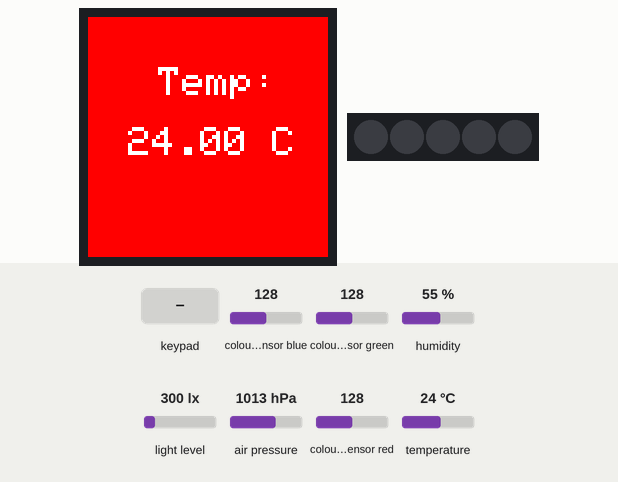
Bench run of a sketch on a simulated Arduino MKR. Parts: 240×240 colour display, 5 RGB LEDs in strip order, left to right. Inputs (shaded band) come from the test bench; at power-on: humidity 55 %, colour sensor blue 128, colour sensor green 128, light level 300 lx, air pressure 1013 hPa, colour sensor red 128, temperature 24 °C. WiFi joins after 1.5 s; servers stay silent unless stated.

Above: at 6.4 s.
6.5 s: keypad keys 1 2 3 4 pressed 0.4 s apart
At 9.0 s:
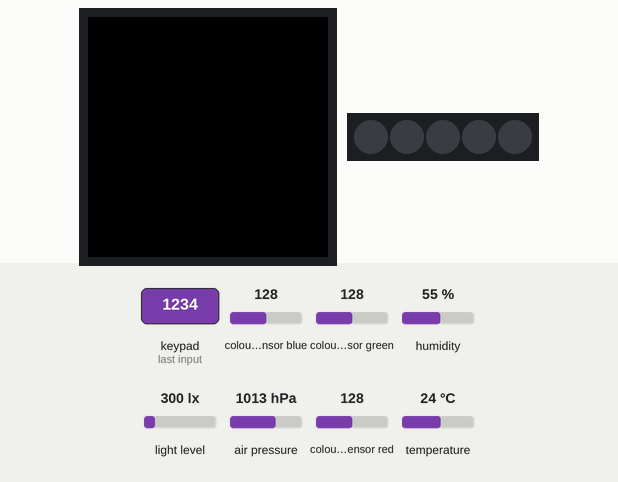
9.6 s: key '3' pressed
At 11.0 s:
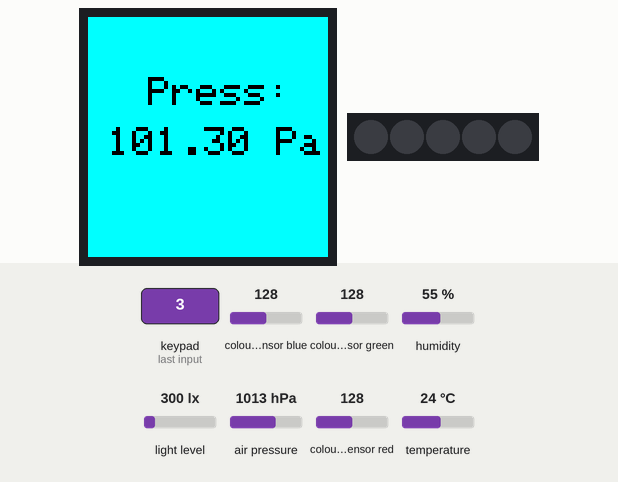
12.6 s: key '1' pressed
At 13.3 s:
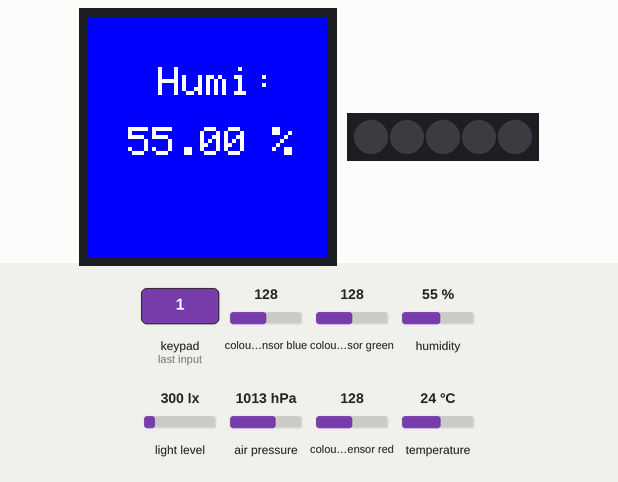
15.6 s: humidity set to 22 %
At 16.3 s:
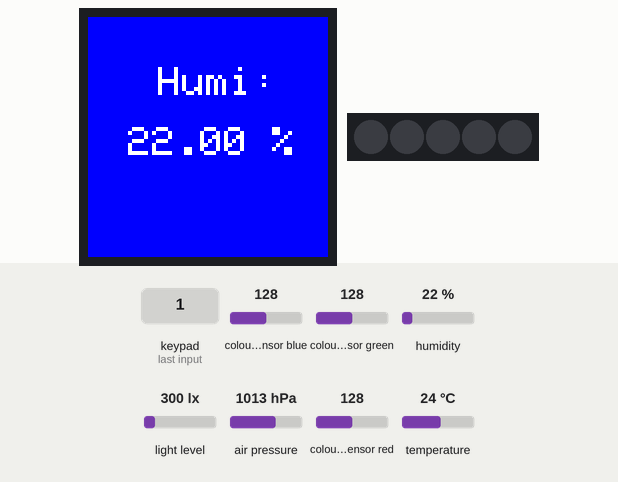
17.2 s: keypad keys 1 2 3 4 pressed 0.4 s apart
At 17.81 s:
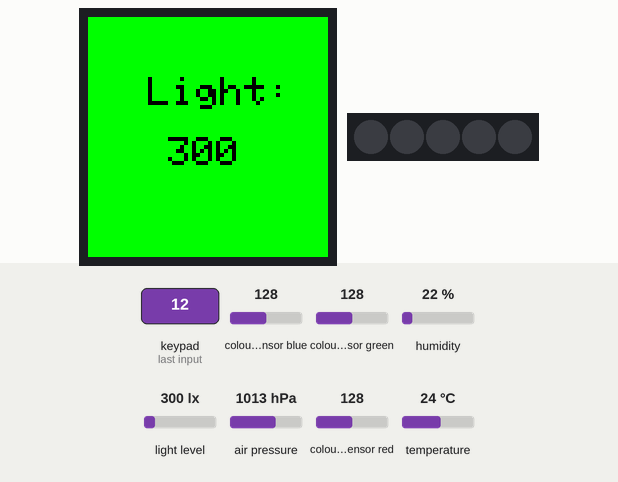
20.3 s: key '0' pressed
At 21.6 s:
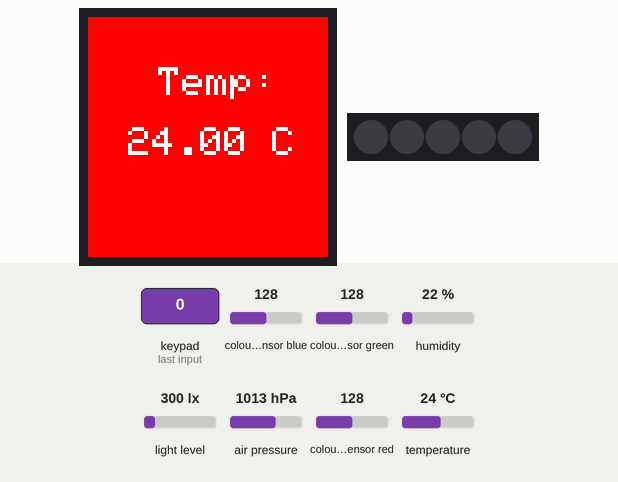
Timing chart, 0 to 23.3 s (numbered marks = the images above; inputs shaded):
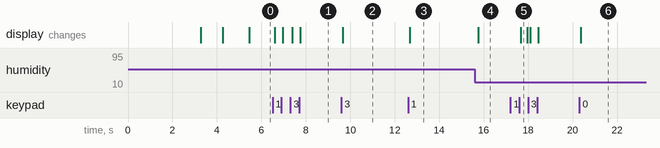

The sketch:

WeatherStation.ino
```cpp
/*
  Sketch generated by the Arduino IoT Cloud Thing "Untitled"
  https://create.arduino.cc/cloud/things/151ec4be-5c5f-47b2-9225-e383f05732e5

  Arduino IoT Cloud Variables description

  The following variables are automatically generated and updated when changes are made to the Thing

  float humidity;
  float temperature;
  int light;
  float pressure;
  String weather_report;

  Variables which are marked as READ/WRITE in the Cloud Thing will also have functions
  which are called when their values are changed from the Dashboard.
  These functions are generated with the Thing and added at the end of this sketch.
*/

#include "thingProperties.h"
#include <Arduino_MKRIoTCarrier.h>
#include <RTCZero.h>

MKRIoTCarrier carrier;
RTCZero alarm;

enum modes{TEMPERATURE, HUMIDITY, LIGHT, PRESSURE, DISPLAY_OFF};
int refreshCount = 0;

void setup() {
  // Initialize serial and wait for port to open:
  Serial.begin(9600);
  delay(1000);

  // Defined in thingProperties.h
  initProperties();

  // Connect to Arduino IoT Cloud
  ArduinoCloud.begin(ArduinoIoTPreferredConnection);
  //Get Cloud Info/errors , 0 (only errors) up to 4
  setDebugMessageLevel(2);
  ArduinoCloud.printDebugInfo();

  //Wait to get cloud connection to init the carrier
  while (ArduinoCloud.connected() != 1) {
    ArduinoCloud.update();
    delay(500);
  }
  delay(500);

  // Init carrier
  CARRIER_CASE = true;
  carrier.begin();
  carrier.display.setRotation(0);

  // Print when successfully connected
  carrier.display.fillScreen(ST77XX_BLACK);
  carrier.display.setTextColor(ST77XX_WHITE);
  carrier.display.setTextSize(2);
  carrier.display.setCursor(70, 80);
  carrier.display.print("Connected");
  carrier.display.setCursor(50, 110);
  carrier.display.print("To IoT Cloud");
  delay(1000);

  carrier.display.setCursor(60, 80);
  carrier.display.print("Weather");
  carrier.display.setCursor(60, 120);
  carrier.display.print("Station");
  delay(1000);
}

void loop() {
  ArduinoCloud.update();
  carrier.Buttons.update();

  // Readings
  while(!carrier.Light.colorAvailable()) {
    delay(5);
  }
  int _;
  carrier.Light.readColor(_, _, _, light);
  temperature = carrier.Env.readTemperature();
  humidity = carrier.Env.readHumidity();
  pressure = carrier.Pressure.readPressure();

  static modes modeSelect = TEMPERATURE;
  static modes previousMode = TEMPERATURE;

  if(carrier.Button0.onTouchDown()) {
    modeSelect = TEMPERATURE;
  }
  else if(carrier.Button1.onTouchDown()) {
    modeSelect = HUMIDITY;
  }
  else if(carrier.Button2.onTouchDown()) {
    modeSelect = LIGHT;
  }
  else if(carrier.Button3.onTouchDown()) {
    modeSelect = PRESSURE;
  }
  else if(carrier.Button4.onTouchDown()) {
    modeSelect = DISPLAY_OFF;
  }

  if(modeSelect != previousMode) {
    updateDisplay(modeSelect);
    previousMode = modeSelect;
    refreshCount = 0;
  }
  else if (refreshCount >= 50) {
    updateDisplay(modeSelect);
    refreshCount = 0;
  }

  if (humidity >= 60 && temperature >= 15) {
    weather_report = "It is very humid outside";
  }
  else if (temperature >= 25 && light >= 700) {
    weather_report = "Hot and sunny outside";
  }
  else if (light <= 100) {
    weather_report = "It is dark outside";
  }
  else if (temperature >= 15 && light >= 700) {
    weather_report = "Warm and sunny outside";
  }
  else if (temperature <= 16 && light >= 700) {
    weather_report = "A little cold, but sunny outside";
  }
  else if (humidity >= 90 && temperature <= 15) {
    weather_report = "It is wet and rainy outside";
  }
  refreshCount++;
}

void updateDisplay (modes select) {
  switch (select) {
    case TEMPERATURE:
      carrier.display.fillScreen(ST77XX_RED);
      carrier.display.setTextColor(ST77XX_WHITE);
      carrier.display.setTextSize(4);

      carrier.display.setCursor(70, 50);
      carrier.display.print("Temp:");
      carrier.display.setCursor(40, 110);
      carrier.display.print(temperature);
      carrier.display.print(" C");
      break;

    case HUMIDITY:
      carrier.display.fillScreen(ST77XX_BLUE);
      carrier.display.setTextColor(ST77XX_WHITE);
      carrier.display.setTextSize(4);

      carrier.display.setCursor(70, 50);
      carrier.display.print("Humi:");
      carrier.display.setCursor(40, 110);
      carrier.display.print(humidity);
      carrier.display.print(" %");
      break;

    case LIGHT:
      carrier.display.fillScreen(ST77XX_GREEN);
      carrier.display.setTextColor(ST77XX_BLACK);
      carrier.display.setTextSize(4);

      carrier.display.setCursor(60, 60);
      carrier.display.print("Light:");
      carrier.display.setCursor(80, 120);
      carrier.display.print(light);
      break;

    case PRESSURE:
      carrier.display.fillScreen(ST77XX_CYAN);
      carrier.display.setTextColor(ST77XX_BLACK);
      carrier.display.setTextSize(4);

      carrier.display.setCursor(60, 60);
      carrier.display.print("Press:");
      carrier.display.setCursor(20, 110);
      carrier.display.print(pressure);
      carrier.display.print(" Pa");
      break;

    case DISPLAY_OFF:
      carrier.display.fillScreen(ST77XX_BLACK);
      break;
  }
}
```

thingProperties.h
```cpp
// Code generated by Arduino IoT Cloud, DO NOT EDIT.

#include <ArduinoIoTCloud.h>
#include <Arduino_ConnectionHandler.h>


const char THING_ID[] = "fb8a11e0-d28a-4863-ac99-683241cdb4f8";

const char SSID[]     = "RC Mota";
const char PASS[]     = "RfmcxfQ6pzsw";
//const char SSID[]     = SECRET_SSID;    // Network SSID (name)
//const char PASS[]     = SECRET_PASS;    // Network password (use for WPA, or use as key for WEP)

float humidity;
float pressure;
float temperature;
int light;
String weather_report;

void initProperties(){

  ArduinoCloud.setThingId(THING_ID);
  ArduinoCloud.addProperty(humidity, READ, 1 * SECONDS, NULL);
  ArduinoCloud.addProperty(pressure, READ, 1 * SECONDS, NULL);
  ArduinoCloud.addProperty(temperature, READ, 1 * SECONDS, NULL);
  ArduinoCloud.addProperty(light, READ, 1 * SECONDS, NULL);
  ArduinoCloud.addProperty(weather_report, READ, ON_CHANGE, NULL);

}

WiFiConnectionHandler ArduinoIoTPreferredConnection(SSID, PASS);
```

Measured:
- after the input at 6.5 s, the display: first changes after 0.11 s (image 1 shows a later state)
- after the input at 9.6 s, the display: changes after 0.06 s (image 2)
- after the input at 12.6 s, the display: changes after 0.06 s (image 3)
- after the input at 15.6 s, the display: changes after 0.15 s (image 4)
- after the input at 17.2 s, the display: changes after 0.46 s (image 5)
- after the input at 20.3 s, the display: changes after 0.06 s (image 6)
